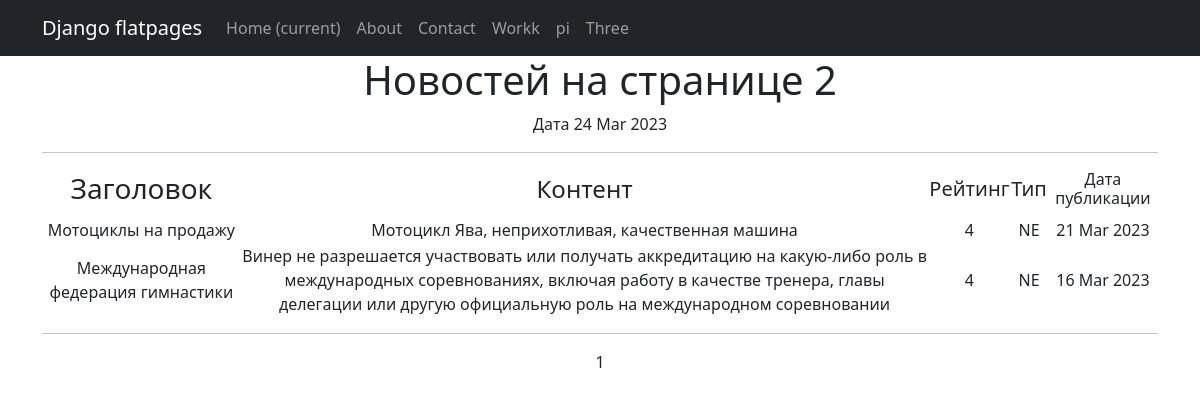
The app's page /new/news/ with its own data.
### new/models.py (models this page shows, shortened)
class Post(models.Model):
    artic = 'AR'
    news = 'NE'
    TYP = [
        (artic, 'Статья'),
        (news, 'Новость'),
    ]
    author = models.ForeignKey(Author, on_delete=models.CASCADE)
    typ = models.CharField(max_length=2, choices=TYP)
    time_in = models.DateTimeField(auto_now_add=True)
    title = models.CharField(max_length=255)
    text = models.TextField()
    reit_post = models.IntegerField(default=0)
    likes = models.IntegerField(default=0)
    dislikes = models.IntegerField(default=0)
    Category_post = models.ManyToManyField(Category, through='PostCategory')

### new/views.py (the view)
# urls.py: path('news/', NewsList.as_view(), name='news_list'),
class NewsList(ListView):
    model = Post
    queryset = Post.objects.filter(typ='NE')
    ordering = '-time_in'
    template_name = 'news.html'
    context_object_name = 'new'
    paginate_by = 7

### new/templatetags/custom_tags.py (called while the page is built)
@register.simple_tag()
def current_time(format_string='%M %d %Y'):
   return datetime.utcnow().strftime(format_string)

### templates/news.html (shortened to what this page needs)
{% extends 'flatpages/default.html' %}
{% load custom_filters %}
{% load custom_tags %}
{% block content %}
<h1>Новостей на странице {{ new|length }} </h1>
Дата {% current_time '%d %b %Y' %}
<hr>
    {% if new %}
        <table>
            <tr>
                <td><h3>Заголовок</h3></td>
                <td><h4>Контент</h4></td>
                <td><h5>Рейтинг</h5></td>
                <td><h5>Тип</h5></td>
                <td><h6>Дата публикации</h6></td>
            </tr>
            {% for new in new %}
            <tr>
                <td>{{ new.title}}</td>
                <td>{{ new.text }}</td>
                <td>{{ new.reit_post }}</td>
                <td>{{ new.typ}}</td>
                <td>{{ new.time_in|date:'d M Y' }}</td>
            </tr>
            {% endfor %}
        </table>
    {% else %}
        <h2>Новостей нет!</h2>
    {% endif %}
    <hr>
    {{ page_obj.number }}
{% endblock content %}

### records on screen
Post: title "Мотоциклы на продажу", text "Мотоцикл Ява, неприхотливая, качественная машина", reit_post "4", typ "NE", time_in "21 Mar 2023"
Post: title "Международная федерация гимнастики", text "Винер не разрешается участвовать или получать аккредитацию на какую-либо роль в международных соревнованиях, включая работу в качестве тренера, главы делегации или другую официальную роль на международном соревновании", reit_post "4", typ "NE", time_in "16 Mar 2023"

### other values on screen
{{ new|length }} "2"
{{ page_obj.number }} "1"
